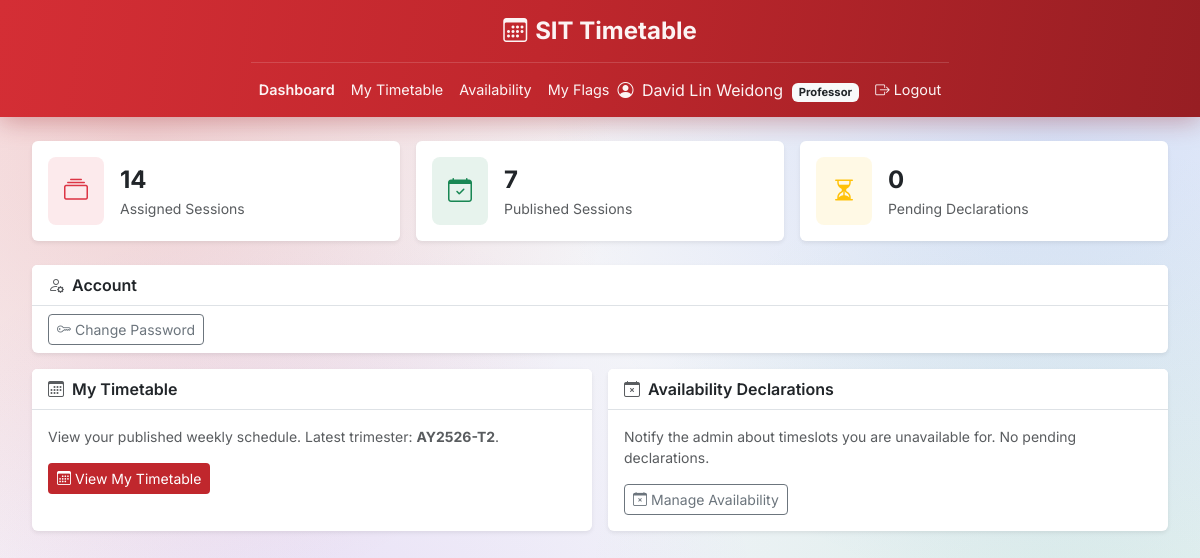
Before: /teacher/dashboard (signed in) with the older database file.
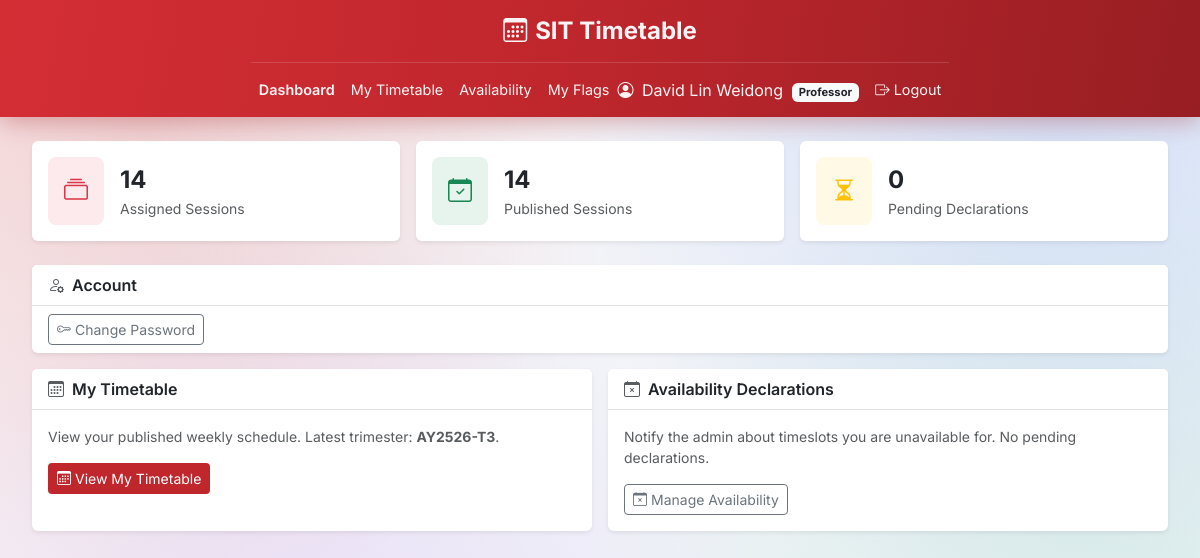
After: the same page with the newer database file.
### app/models/timetable_entry.py (models this page shows, shortened)
class TimetableEntry(db.Model):
    __tablename__ = 'timetable_entries'
    id = db.Column(db.Integer, primary_key=True)
    class_session_id = db.Column(db.Integer, db.ForeignKey('class_sessions.id'), nullable=False)
    timeslot_id = db.Column(db.Integer, db.ForeignKey('timeslots.id'), nullable=False)
    room_id = db.Column(db.Integer, db.ForeignKey('rooms.id'), nullable=True)                    # NULL for online sessions
    override_professor_id = db.Column(db.Integer, db.ForeignKey('professors.id'), nullable=True) # per-week professor override
    week_number = db.Column(db.Integer, nullable=False)                                          # 1-13, skipping Week 7
    trimester = db.Column(db.String(20), nullable=False)                                         # e.g. 'AY2526-T1'
    academic_year = db.Column(db.String(10), nullable=True)                                      # e.g. 'AY2526'
    is_published = db.Column(db.Boolean, nullable=False, default=False)                          # Admin publishes when ready
    is_manually_edited = db.Column(db.Boolean, nullable=False, default=False)                    # True if Admin edited post-generation
    is_backbone = db.Column(db.Boolean, nullable=False, default=False)                           # True for imported real timetable - never deleted by reset
    class_session      = db.relationship('ClassSession', backref='timetable_entries')
    timeslot           = db.relationship('TimeSlot', backref='timetable_entries')
    room               = db.relationship('Room', backref='timetable_entries')
    override_professor = db.relationship('Professor', foreign_keys=[override_professor_id])

### app/routes/teacher.py (the view)
@teacher_bp.route('/dashboard')
@login_required
def dashboard():
    prof = current_user.professor_profile
    my_session_ids = db.select(ClassSessionProfessor.session_id).where(
        ClassSessionProfessor.professor_id == prof.id
    )
    total_sessions = ClassSession.query.filter(ClassSession.id.in_(my_session_ids)).count()
    published_sessions = (
        db.session.query(TimetableEntry.class_session_id)
        .filter(
            TimetableEntry.class_session_id.in_(my_session_ids),
            TimetableEntry.is_published == True,
        )
        .distinct()
        .count()
    )
    pending_declarations = AvailabilityDeclaration.query.filter_by(
        professor_id=prof.id, status='pending'
    ).count()
    open_flags = TimetableFlag.query.filter_by(
        professor_id=prof.id
    ).filter(TimetableFlag.status.in_(['open', 'acknowledged'])).count()
    latest_entry = (
        TimetableEntry.query
        .filter(
            TimetableEntry.class_session_id.in_(my_session_ids),
            TimetableEntry.is_published == True,
        )
        .order_by(TimetableEntry.trimester.desc())
        .first()
    )
    latest_trimester = latest_entry.trimester if latest_entry else None
    return render_template(
        'teacher/dashboard.html',
        prof=prof,
        total_sessions=total_sessions,
        published_sessions=published_sessions,
        pending_declarations=pending_declarations,
        open_flags=open_flags,
        latest_trimester=latest_trimester,
    )

### app/models/user.py (called while the page is built)
@login_manager.user_loader
def load_user(user_id):
    return User.query.get(int(user_id))

### app/routes/teacher.py (called while the page is built)
@teacher_bp.before_request
@login_required
def require_professor():
    if not current_user.is_authenticated:
        return redirect(url_for('auth.login'))
    if current_user.role != 'professor':
        abort(403)

### app/templates/teacher/dashboard.html (shortened to what the changed rows need)
{% extends 'base.html' %}
{% block content %}
<div class="row g-3 mb-4">
    <div class="col-sm-4">
        <div class="card border-0 shadow-sm h-100">
            <div class="card-body d-flex align-items-center gap-3">
                <div>
                    <div class="fs-4 fw-bold">{{ published_sessions }}</div>
                    <div class="small text-muted">Published Sessions</div>
                </div>
            </div>
        </div>
    </div>
</div>
<div class="row g-3">
    <div class="col-md-6">
        <div class="card border-0 shadow-sm h-100">
            <div class="card-body">
                <p class="small text-muted mb-3">
                    View your published weekly schedule.
                    {% if latest_trimester %}
                        Latest trimester: <strong>{{ latest_trimester }}</strong>.
                    {% else %}
                        No published timetable yet.
                    {% endif %}
                </p>
            </div>
        </div>
    </div>
</div>
{% endblock %}

Changed rows visible on the page:
no longer on this page (row edited): TimetableEntry: trimester "AY2526-T2"
Other visible differences:
{{ published_sessions }}: "7" → "14"
{{ latest_trimester }}: (not shown) → "AY2526-T3"
